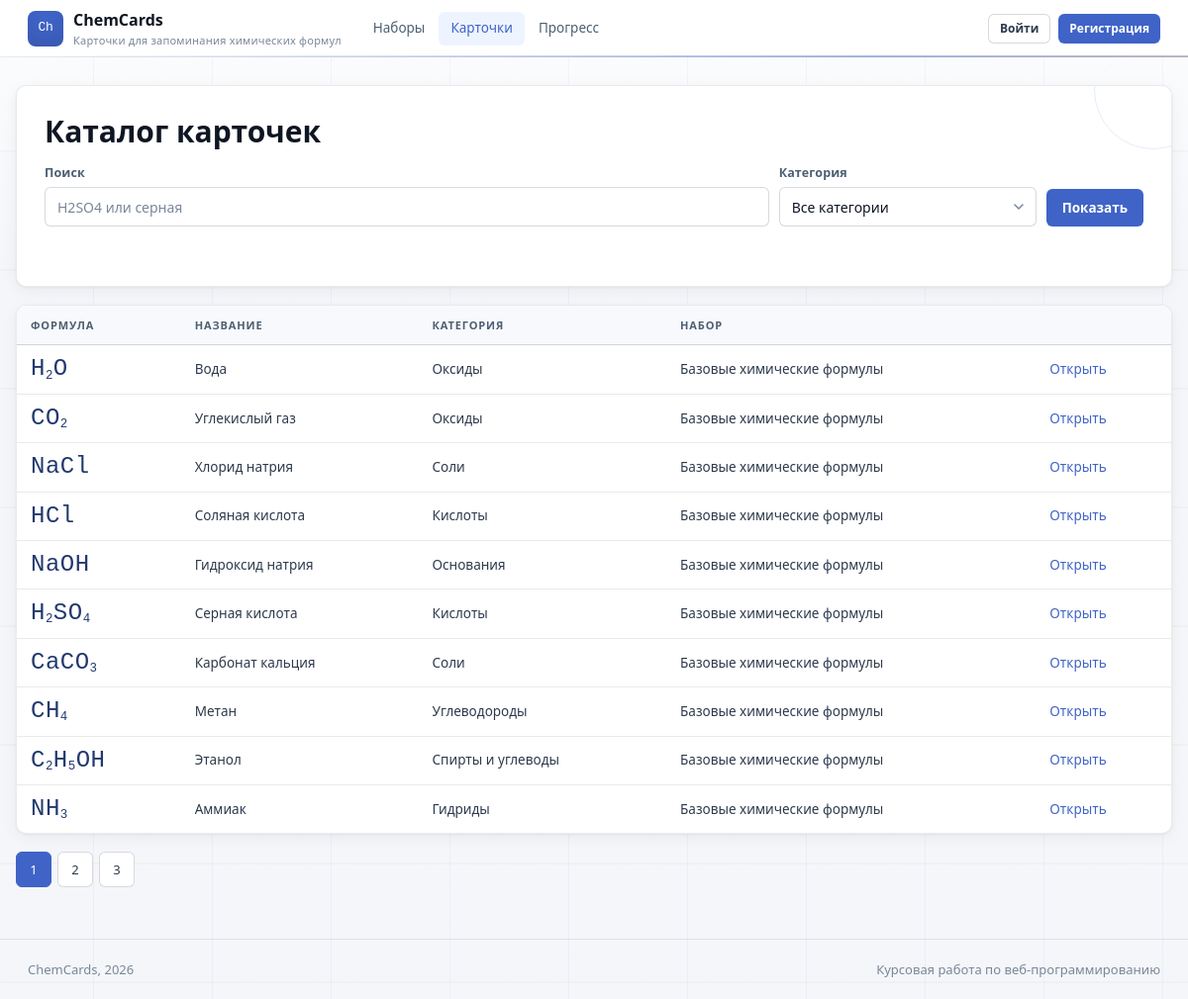
/cards.php, run on the app's committed database.
### tables this page shows
CREATE TABLE flashcards (
  id INT UNSIGNED AUTO_INCREMENT PRIMARY KEY,
  set_id INT UNSIGNED NOT NULL,
  category_id INT UNSIGNED NOT NULL,
  formula VARCHAR(80) NOT NULL,
  name VARCHAR(160) NOT NULL,
  difficulty TINYINT UNSIGNED NOT NULL DEFAULT 1,
  created_at TIMESTAMP NOT NULL DEFAULT CURRENT_TIMESTAMP,
  updated_at TIMESTAMP NULL DEFAULT NULL ON UPDATE CURRENT_TIMESTAMP,
  INDEX idx_flashcards_formula (formula),
  INDEX idx_flashcards_name (name),
  CONSTRAINT fk_flashcards_set
    FOREIGN KEY (set_id) REFERENCES flashcard_sets(id)
    ON DELETE CASCADE,
  CONSTRAINT fk_flashcards_category
    FOREIGN KEY (category_id) REFERENCES categories(id)
    ON DELETE RESTRICT
);

CREATE TABLE categories (
  id INT UNSIGNED AUTO_INCREMENT PRIMARY KEY,
  name VARCHAR(80) NOT NULL UNIQUE,
  description VARCHAR(255) NULL
);

CREATE TABLE flashcard_sets (
  id INT UNSIGNED AUTO_INCREMENT PRIMARY KEY,
  user_id INT UNSIGNED NULL,
  name VARCHAR(120) NOT NULL,
  description TEXT NULL,
  is_public TINYINT(1) NOT NULL DEFAULT 0,
  created_at TIMESTAMP NOT NULL DEFAULT CURRENT_TIMESTAMP,
  updated_at TIMESTAMP NULL DEFAULT NULL ON UPDATE CURRENT_TIMESTAMP,
  CONSTRAINT fk_sets_user
    FOREIGN KEY (user_id) REFERENCES users(id)
    ON DELETE CASCADE
);

### includes/functions.php (called while the page is built, shortened)
<?php
require_once __DIR__ . '/db.php';
function h($value): string
{
    return htmlspecialchars((string) $value, ENT_QUOTES, 'UTF-8');
}
function app_url(string $path = ''): string
{
    return BASE_URL . '/' . ltrim($path, '/');
}
function current_user(): ?array
{
    static $loaded = false;
    static $user = null;
    if ($loaded) {
        return $user;
    }
    if (empty($_SESSION['user_id'])) {
        return null;
    }
    $stmt = get_pdo()->prepare('SELECT id, username, email, role, rating_points, created_at FROM users WHERE id = ?');
    $stmt->execute([$_SESSION['user_id']]);
    $user = $stmt->fetch() ?: null;
    return $user;
}
function render_formula(string $formula): string
{
    $safe = h($formula);
    return preg_replace('/(\d+)/', '<sub>$1</sub>', $safe) ?? $safe;
}
function set_accessible_where(?array $user): array
{
    if (!$user) {
        return ['s.is_public = 1', []];
    }
    return ['(s.is_public = 1 OR s.user_id = ?)', [$user['id']]];
}

### includes/db.php (called while the page is built, shortened)
<?php
function get_pdo(): PDO
{
    static $pdo = null;
    if ($pdo instanceof PDO) {
        return $pdo;
    }
    $dsn = 'mysql:host=' . DB_HOST . ';dbname=' . DB_NAME . ';charset=utf8mb4';
    $pdo = new PDO($dsn, DB_USER, DB_PASS, [
        PDO::ATTR_ERRMODE => PDO::ERRMODE_EXCEPTION,
        PDO::ATTR_DEFAULT_FETCH_MODE => PDO::FETCH_ASSOC,
        PDO::ATTR_EMULATE_PREPARES => false,
    ]);
    return $pdo;
}

### cards.php (the view, shortened to what this page needs)
<?php
require_once __DIR__ . '/includes/functions.php';
$user = current_user();
$query = trim($_GET['q'] ?? '');
$categoryId = (int) ($_GET['category_id'] ?? 0);
$page = max(1, (int) ($_GET['page'] ?? 1));
$perPage = 10;
$offset = ($page - 1) * $perPage;
[$accessWhere, $accessParams] = set_accessible_where($user);
$where = [$accessWhere];
$params = $accessParams;
$countSql = 'SELECT COUNT(*)
             FROM flashcards f
             JOIN flashcard_sets s ON s.id = f.set_id
             WHERE ' . implode(' AND ', $where);
$countStmt = get_pdo()->prepare($countSql);
$countStmt->execute($params);
$total = (int) $countStmt->fetchColumn();
$pages = max(1, (int) ceil($total / $perPage));
$sql = 'SELECT f.*, c.name AS category, s.name AS set_name
        FROM flashcards f
        JOIN categories c ON c.id = f.category_id
        JOIN flashcard_sets s ON s.id = f.set_id
        WHERE ' . implode(' AND ', $where) . '
        ORDER BY f.id
        LIMIT ' . $perPage . ' OFFSET ' . $offset;
$stmt = get_pdo()->prepare($sql);
$stmt->execute($params);
$cards = $stmt->fetchAll();
include __DIR__ . '/includes/header.php';
?>
<section class="panel">
    <h1>Каталог карточек</h1>
    <form class="filters" method="get">
        <div class="field">
            <label for="q">Поиск</label>
            <input id="q" name="q" value="<?= h($query) ?>" placeholder="H2SO4 или серная">
        </div>
        <div class="field">
            <label for="category_id">Категория</label>
            <select id="category_id" name="category_id">
                <option value="0">Все категории</option>
            </select>
        </div>
        <div class="field">
            <label>&nbsp;</label>
            <button type="submit">Показать</button>
        </div>
    </form>
</section>
<section class="table-wrap" style="margin-top: 18px;">
    <table>
        <thead>
        <tr>
            <th>Формула</th>
            <th>Название</th>
            <th>Категория</th>
            <th>Набор</th>
            <th></th>
        </tr>
        </thead>
        <tbody>
        <?php foreach ($cards as $card): ?>
            <tr>
                <td class="formula" style="font-size: 24px;"><?= render_formula($card['formula']) ?></td>
                <td><?= h($card['name']) ?></td>
                <td><?= h($card['category']) ?></td>
                <td><?= h($card['set_name']) ?></td>
                <td><a href="<?= h(app_url('card.php?id=' . $card['id'])) ?>">Открыть</a></td>
            </tr>
        <?php endforeach; ?>
        </tbody>
    </table>
</section>
<?php if ($pages > 1): ?>
    <nav class="pagination">
        <?php for ($i = 1; $i <= $pages; $i++): ?>
            <?php
            $url = 'cards.php?' . http_build_query(['q' => $query, 'category_id' => $categoryId, 'page' => $i]);
            ?>
            <?php if ($i === $page): ?>
                <span class="current"><?= h((string) $i) ?></span>
            <?php else: ?>
                <a href="<?= h(app_url($url)) ?>"><?= h((string) $i) ?></a>
            <?php endif; ?>
        <?php endfor; ?>
    </nav>
<?php endif; ?>
<?php include __DIR__ . '/includes/footer.php'; ?>

### data on the page
flashcards: formula "H 2 O", name "Вода", category.name "Оксиды", set.name "Базовые химические формулы"
flashcards: formula "CO 2", name "Углекислый газ", category.name "Оксиды", set.name "Базовые химические формулы"
flashcards: formula "NaCl", name "Хлорид натрия", category.name "Соли", set.name "Базовые химические формулы"
flashcards: formula "HCl", name "Соляная кислота", category.name "Кислоты", set.name "Базовые химические формулы"
flashcards: formula "NaOH", name "Гидроксид натрия", category.name "Основания", set.name "Базовые химические формулы"
flashcards: formula "H 2 SO 4", name "Серная кислота", category.name "Кислоты", set.name "Базовые химические формулы"
flashcards: formula "CaCO 3", name "Карбонат кальция", category.name "Соли", set.name "Базовые химические формулы"
flashcards: formula "CH 4", name "Метан", category.name "Углеводороды", set.name "Базовые химические формулы"
flashcards: formula "C 2 H 5 OH", name "Этанол", category.name "Спирты и углеводы", set.name "Базовые химические формулы"
flashcards: formula "NH 3", name "Аммиак", category.name "Гидриды", set.name "Базовые химические формулы"

### other printed values
APP_NAME "ChemCards"
APP_SUBTITLE "Карточки для запоминания химических формул"
$label "Наборы"
$label "Карточки"
$label "Прогресс"
